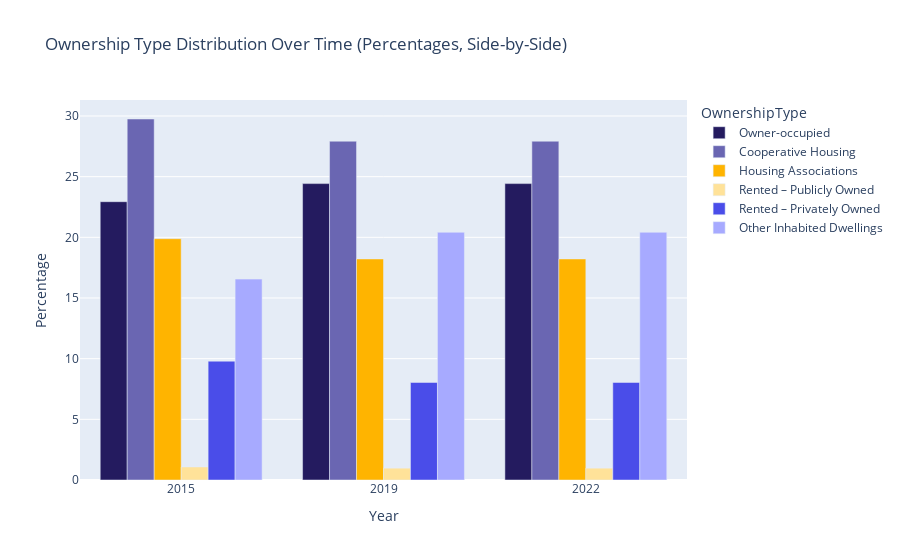

Here is the notebook cell this chart was saved with:
### Code cell
# Aggregate by Year and OwnershipType
df_ownership_grouped = df_ownership_type_long.groupby(['Year', 'OwnershipType'])['Count'].sum().reset_index()

# Normalize counts to percentages per year
df_ownership_grouped['Percentage'] = df_ownership_grouped.groupby('Year')['Count'].transform(lambda x: 100 * x / x.sum())


# Define ownership types
ownership_order = [
    'Owner-occupied',
    'Cooperative Housing',
    'Housing Associations',
    'Rented – Publicly Owned',
    'Rented – Privately Owned',
    'Other Inhabited Dwellings'
]

# Define the color map using expanded_colors indices
ownership_palette = dict(zip(ownership_order, expanded_colors[:len(ownership_order)]))

# Apply OwnershipType order
df_ownership_grouped['OwnershipType'] = pd.Categorical(
    df_ownership_grouped['OwnershipType'],
    categories=ownership_order,
    ordered=True
)

# Plot with expanded_colors
fig = px.bar(
    df_ownership_grouped,
    x='Year',
    y='Percentage',
    color='OwnershipType',
    barmode='group',
    title='Ownership Type Distribution Over Time (Percentages, Side-by-Side)',
    category_orders={'OwnershipType': ownership_order},
    color_discrete_map=ownership_palette
)

# Sort years
fig.update_layout(
    xaxis=dict(
        categoryorder='array',
        categoryarray=sorted(df_ownership_grouped['Year'].unique())
    )
)

fig.show()

### Figure 1 — Plotly figure (JSON) as saved in the notebook; plotly's stock layout.template omitted (floating-point values rounded to 4 significant figures)
{"data": [{"alignmentgroup": "True", "hovertemplate": "OwnershipType=Owner-occupied<br>Year=%{x}<br>Percentage=%{y}<extra></extra>", "legendgroup": "Owner-occupied", "marker": {"color": "#241B5F", "pattern": {"shape": ""}}, "name": "Owner-occupied", "offsetgroup": "Owner-occupied", "orientation": "v", "showlegend": true, "textposition": "auto", "type": "bar", "x": ["2015", "2019", "2022"], "xaxis": "x", "y": [22.94, 24.43, 24.43], "yaxis": "y"}, {"alignmentgroup": "True", "hovertemplate": "OwnershipType=Cooperative Housing<br>Year=%{x}<br>Percentage=%{y}<extra></extra>", "legendgroup": "Cooperative Housing", "marker": {"color": "#6A66B2", "pattern": {"shape": ""}}, "name": "Cooperative Housing", "offsetgroup": "Cooperative Housing", "orientation": "v", "showlegend": true, "textposition": "auto", "type": "bar", "x": ["2015", "2019", "2022"], "xaxis": "x", "y": [29.75, 27.92, 27.92], "yaxis": "y"}, {"alignmentgroup": "True", "hovertemplate": "OwnershipType=Housing Associations<br>Year=%{x}<br>Percentage=%{y}<extra></extra>", "legendgroup": "Housing Associations", "marker": {"color": "#FFB400", "pattern": {"shape": ""}}, "name": "Housing Associations", "offsetgroup": "Housing Associations", "orientation": "v", "showlegend": true, "textposition": "auto", "type": "bar", "x": ["2015", "2019", "2022"], "xaxis": "x", "y": [19.89, 18.22, 18.22], "yaxis": "y"}, {"alignmentgroup": "True", "hovertemplate": "OwnershipType=Rented – Publicly Owned<br>Year=%{x}<br>Percentage=%{y}<extra></extra>", "legendgroup": "Rented – Publicly Owned", "marker": {"color": "#FFE299", "pattern": {"shape": ""}}, "name": "Rented – Publicly Owned", "offsetgroup": "Rented – Publicly Owned", "orientation": "v", "showlegend": true, "textposition": "auto", "type": "bar", "x": ["2015", "2019", "2022"], "xaxis": "x", "y": [1.072, 0.975, 0.975], "yaxis": "y"}, {"alignmentgroup": "True", "hovertemplate": "OwnershipType=Rented – Privately Owned<br>Year=%{x}<br>Percentage=%{y}<extra></extra>", "legendgroup": "Rented – Privately Owned", "marker": {"color": "#4A4DE9", "pattern": {"shape": ""}}, "name": "Rented – Privately Owned", "offsetgroup": "Rented – Privately Owned", "orientation": "v", "showlegend": true, "textposition": "auto", "type": "bar", "x": ["2015", "2019", "2022"], "xaxis": "x", "y": [9.793, 8.039, 8.039], "yaxis": "y"}, {"alignmentgroup": "True", "hovertemplate": "OwnershipType=Other Inhabited Dwellings<br>Year=%{x}<br>Percentage=%{y}<extra></extra>", "legendgroup": "Other Inhabited Dwellings", "marker": {"color": "#A7AAFF", "pattern": {"shape": ""}}, "name": "Other Inhabited Dwellings", "offsetgroup": "Other Inhabited Dwellings", "orientation": "v", "showlegend": true, "textposition": "auto", "type": "bar", "x": ["2015", "2019", "2022"], "xaxis": "x", "y": [16.56, 20.42, 20.42], "yaxis": "y"}], "layout": {"barmode": "group", "legend": {"title": {"text": "OwnershipType"}, "tracegroupgap": 0}, "title": {"text": "Ownership Type Distribution Over Time (Percentages, Side-by-Side)"}, "xaxis": {"anchor": "y", "categoryarray": ["2015", "2019", "2022"], "categoryorder": "array", "domain": [0, 1], "title": {"text": "Year"}}, "yaxis": {"anchor": "x", "domain": [0, 1], "title": {"text": "Percentage"}}}}
